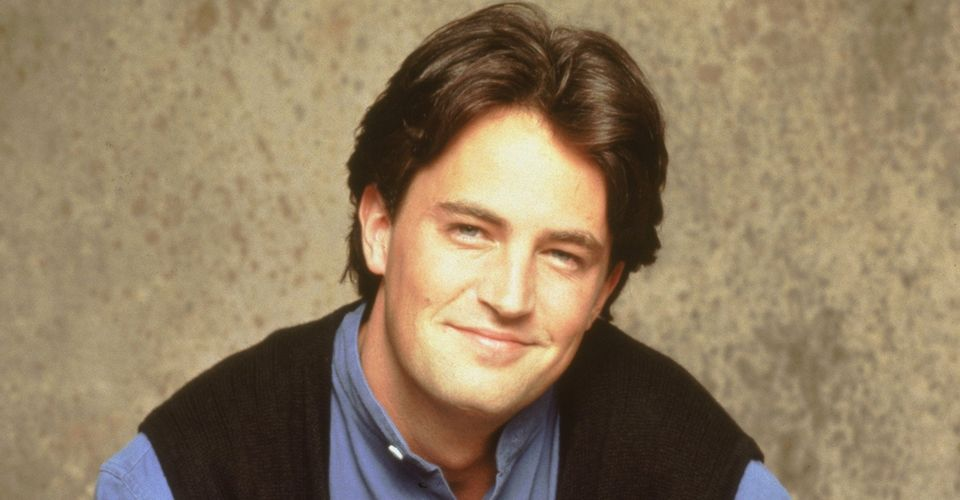
#> input picture Chandler.jpg, 960 x 500 px
$ python '12 Computing histograms.py'
#> lines starting #> are read from the running program, lines starting #| are printed output that depends on the picture
import cv2 as cv
import matplotlib.pyplot as plt
img = cv.imread('Chandler.jpg')
#> img is the input picture: shape (500, 960, 3); mean B, G, R 97.2, 125.1, 144.4
gray = cv.cvtColor(img,cv.COLOR_BGR2GRAY)
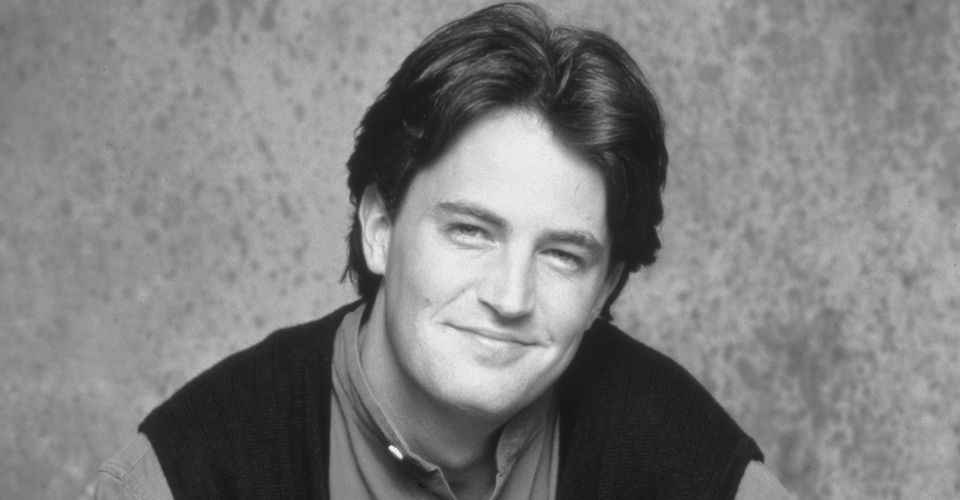
#> gray: shape (500, 960); min 19, max 249, mean 127.7

# histogram for gray
gray_hist = cv.calcHist([gray],[0],None,[256],[0,256])
#> gray_hist = 256 values, max 9440 at index 150, min 0 at index 0, mean 1875
plt.figure()
plt.title("HISTOGRAM")
plt.xlabel("BINS")
plt.ylabel('# of pixels ')
plt.plot(gray_hist)
plt.xlim([0,256])
plt.show()
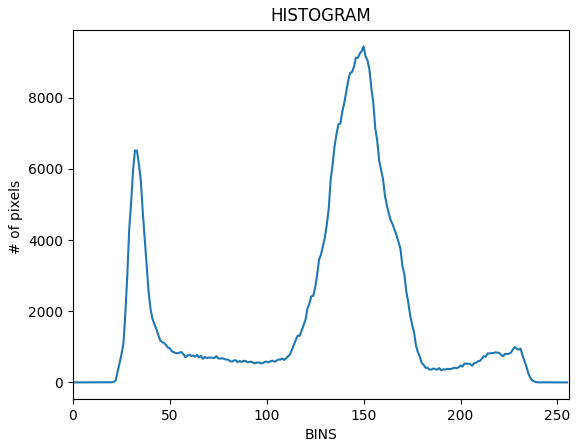
#> figure drawn by matplotlib, 1 panel; curve peaks at x = 150, y = 9440
# cv.waitKey(0)
